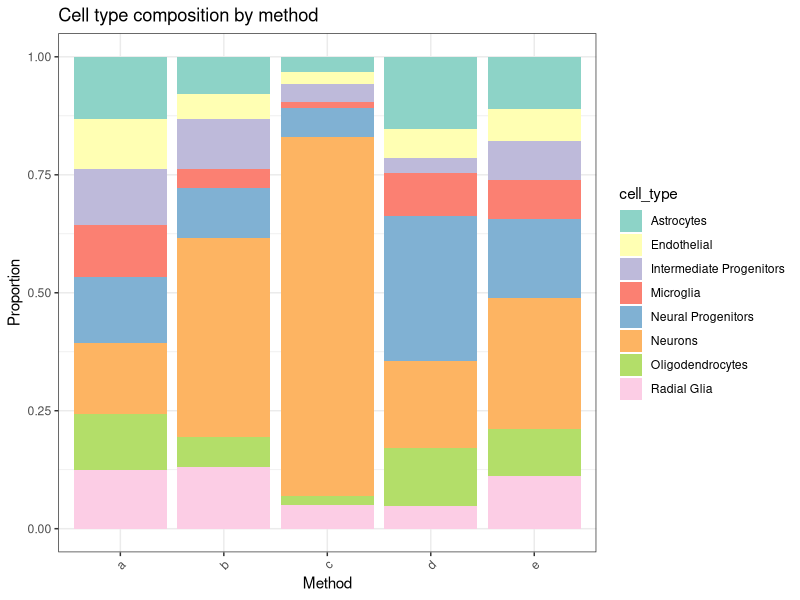
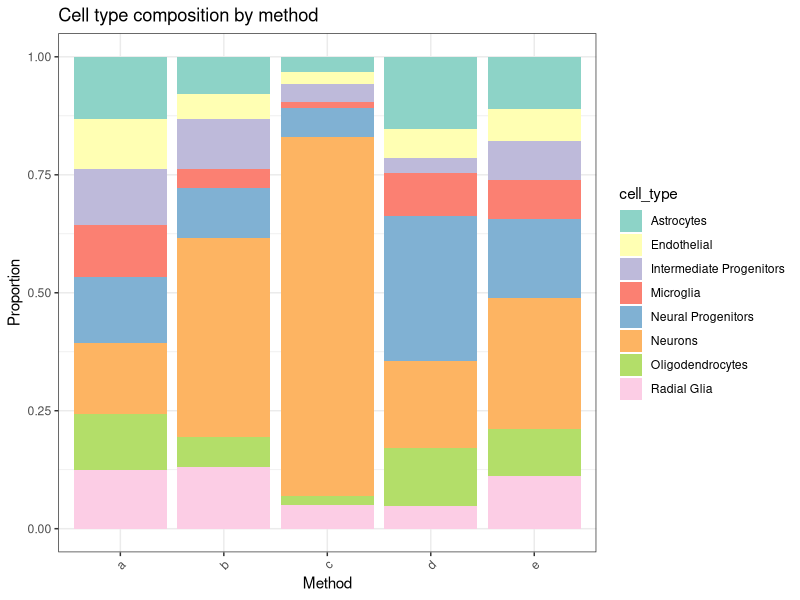

These figures' R source, in order:
## ---- chunk 1
suppressPackageStartupMessages({
  library(tidyverse)
  library(vegan)
})
knitr::opts_chunk$set(echo = TRUE)
## ---- chunk 2
set.seed(1984)

cell_types <- c(
  "Neural Progenitors",
  "Neurons",
  "Astrocytes", 
  "Oligodendrocytes",
  "Microglia",
  "Endothelial",
  "Radial Glia",
  "Intermediate Progenitors"
)

count_matrix <- base::matrix(c(
  450, 480, 420, 380, 350, 340, 400, 380,
  200, 800, 150, 120, 80, 100, 250, 200,
  100, 1200, 50, 30, 20, 40, 80, 60,
  500, 300, 250, 200, 150, 100, 80, 50,
  300, 500, 200, 180, 150, 120, 200, 150
), nrow = 8, ncol = 5, byrow = FALSE)
count_matrix

base::rownames(count_matrix) <- cell_types
base::colnames(count_matrix) <- letters[1:ncol(count_matrix)]

count_matrix
## ---- chunk 3
prop_matrix <- apply(count_matrix, 2, \(x) x/sum(x))

prop_df <- base::as.data.frame(prop_matrix) |>
  tibble::rownames_to_column("cell_type") |>
  tidyr::pivot_longer(-cell_type, names_to = "method", values_to = "proportion")

ggplot(prop_df, aes(x = method, y = proportion, fill = cell_type)) +
  geom_bar(stat = "identity") +
  theme_bw() +
  theme(axis.text.x = ggplot2::element_text(angle = 45, hjust = 1)) +
  labs(
    title = "Cell type composition by method",
    y = "Proportion",
    x = "Method"
  ) +
  scale_fill_brewer(palette = "Set3") -> composition_plot

composition_plot
## ---- chunk 4
richness <- vegan::specnumber(base::t(count_matrix))

richness_df <- base::data.frame(
  Method = base::names(richness),
  Richness = richness
)

richness_df
## ---- chunk 5
shannon <- vegan::diversity(base::t(count_matrix), index = "shannon")

shannon_df <- base::data.frame(
  Method = base::names(shannon),
  Shannon = base::round(shannon, 3)
)

shannon_df
## ---- chunk 6
simpson <- vegan::diversity(base::t(count_matrix), index = "simpson")

simpson_df <- base::data.frame(
  Method = base::names(simpson),
  Simpson = base::round(simpson, 3)
)

simpson_df
## ---- chunk 7
inv_simpson <- vegan::diversity(base::t(count_matrix), index = "invsimpson")

inv_simpson_df <- base::data.frame(
  Method = base::names(inv_simpson),
  InvSimpson = base::round(inv_simpson, 2)
)

inv_simpson_df
## ---- chunk 8
pielou <- shannon / base::log(richness)

pielou_df <- base::data.frame(
  Method = base::names(pielou),
  Pielou = base::round(pielou, 3)
)

pielou_df
## ---- chunk 9
berger_parker <- base::apply(count_matrix, 2, \(x) base::max(x) / base::sum(x))

bp_df <- base::data.frame(
  Method = base::names(berger_parker),
  BergerParker = base::round(berger_parker, 3)
)

bp_df
## ---- chunk 10
summary_df <- base::data.frame(
  Richness = richness,
  Shannon = base::round(shannon, 3),
  Simpson = base::round(simpson, 3),
  InvSimpson = base::round(inv_simpson, 2),
  Pielou = base::round(pielou, 3),
  BergerParker = base::round(berger_parker, 3)
)

composition_plot
summary_df
